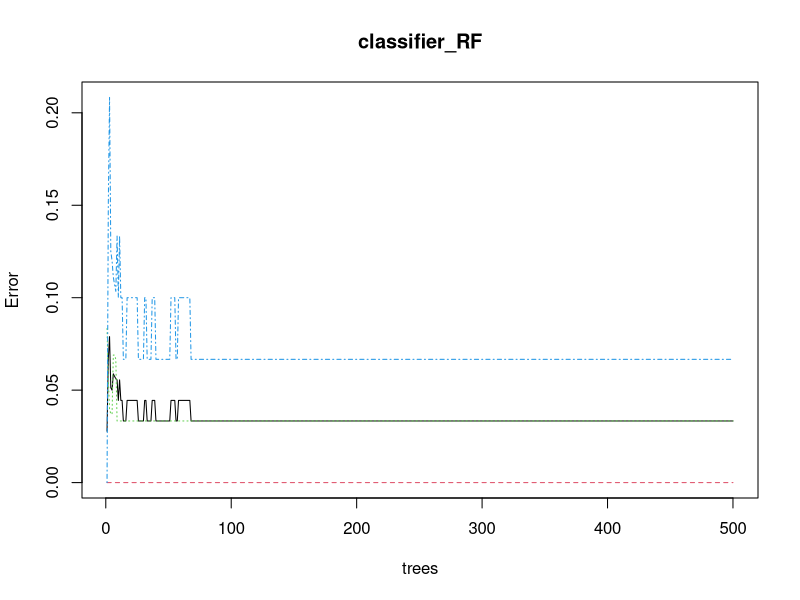
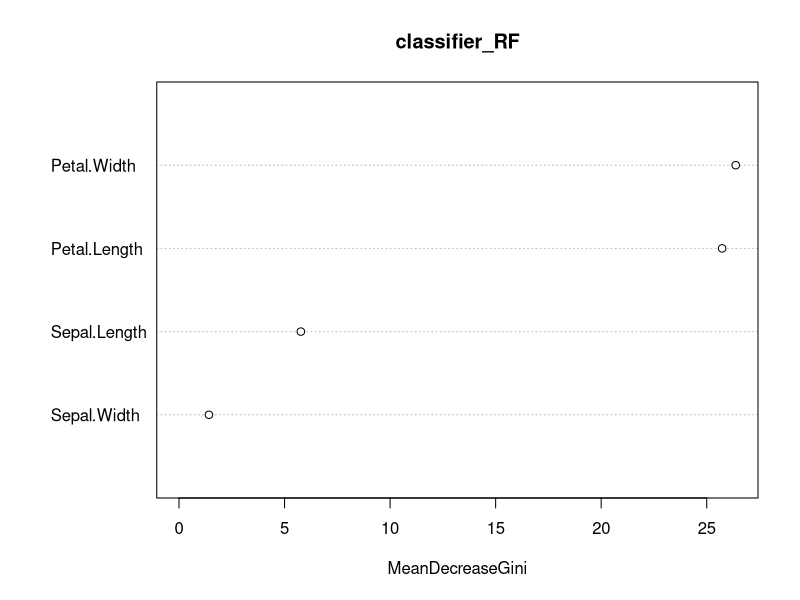

The R source for these figures, in order:
install.packages("caTools")	 # For sampling the dataset
install.packages("randomForest") # For implementing random forest algorithm
library(caTools)
library(randomForest)
split <- sample.split(iris, SplitRatio = 0.7)
split
train <- subset(iris, split == "TRUE")
test <- subset(iris, split == "FALSE")
set.seed(120) # Setting seed
classifier_RF = randomForest(x = train[-5],
							y = train$Species,
							ntree = 500)
classifier_RF
y_pred = predict(classifier_RF, newdata = test[-5])
confusion_mtx = table(test[, 5], y_pred)
confusion_mtx
plot(classifier_RF)
importance(classifier_RF)
varImpPlot(classifier_RF)
